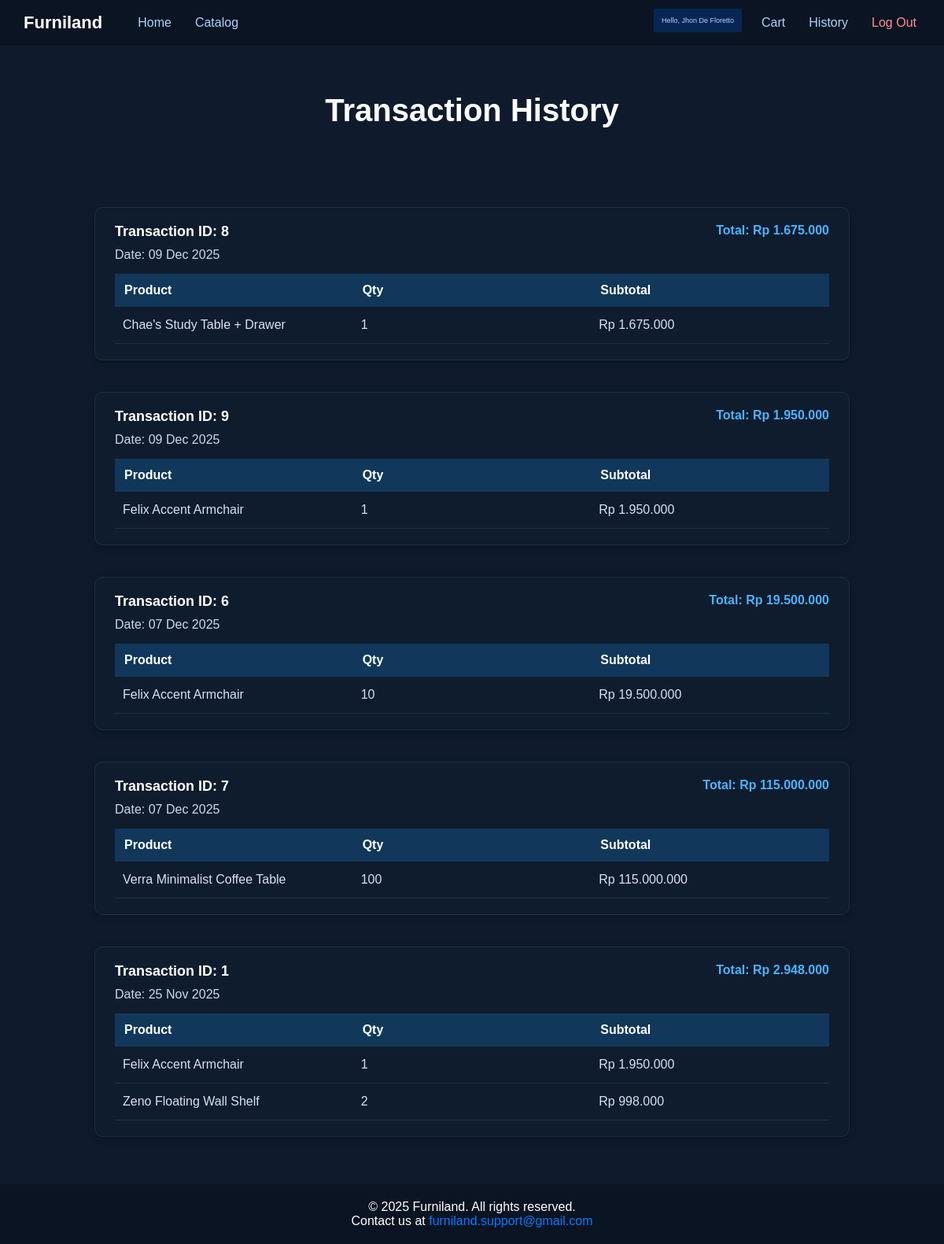
The app's page /History.php (signed in) with its own data.
### tables this page shows
CREATE TABLE `transaction_details` (
  `detailID` int(10) NOT NULL,
  `transactionID` int(10) DEFAULT NULL,
  `productID` int(10) DEFAULT NULL,
  `quantity` int(5) DEFAULT NULL,
  `subtotal` int(10) DEFAULT NULL
);

CREATE TABLE `products` (
  `productID` int(10) NOT NULL,
  `productName` varchar(30) NOT NULL,
  `description` varchar(255) DEFAULT NULL,
  `price` float DEFAULT NULL,
  `image` varchar(100) DEFAULT NULL,
  `vendorID` int(10) DEFAULT NULL
);

### History.php (the view, shortened to what this page needs)
<?php
include("connect.php");
$username = $_SESSION['username'];
$transactions = [];
$user_query = "SELECT userID FROM users WHERE username = '$username'";
$user_result = mysqli_query($conn, $user_query);
$userID = 0;
if ($user_result && $user_row = mysqli_fetch_assoc($user_result)) {
    $userID = $user_row['userID'];
}
$history_query = "SELECT t.transactionID, t.transactionDate, t.totalPrice, td.quantity, td.subtotal, p.productName
                  FROM transactions t
                  JOIN transaction_details td ON t.transactionID = td.transactionID
                  JOIN products p ON td.productID = p.productID
                  WHERE t.userID = '$userID'
                  ORDER BY t.transactionDate DESC";
$history_result = mysqli_query($conn, $history_query);
if ($history_result && mysqli_num_rows($history_result) > 0) {
    while ($row = mysqli_fetch_assoc($history_result)) {
        $id = $row['transactionID'];
        if (!isset($transactions[$id])) {
            $transactions[$id] = [
                'id' => $id,
                'date' => date('d M Y', strtotime($row['transactionDate'])),
                'total' => $row['totalPrice'],
                'items' => []
            ];
        }
        $transactions[$id]['items'][] = [
            'name' => $row['productName'],
            'quantity' => $row['quantity'],
            'subtotal' => $row['subtotal']
        ];
    }
}
?>
<!DOCTYPE html>
<html lang="en">
  <head>
    <link rel="stylesheet" href="style.css" />
  </head>
  <body>
    <nav class="navbar">
      <div class="nav-kolom-left">
        <div class="nav-left">Furniland</div>
        <ul class="nav-menu">
          <li><a href="Home.php" class="biru">Home</a></li>
          <li><a href="ProductCatalog.php" class="biru">Catalog</a></li>
        </ul>
      </div>
      <div class="nav-right">
        <p>
            <a href="Profile.php" class="Hello-User">
                Hello, <?php echo htmlspecialchars($username); ?>
            </a>
        </p>
        <a href="Cart.php" class="biru">Cart</a>
        <a href="History.php" class="biru">History</a> <a href="logout.php" class="merah">Log Out</a> </div>
    </nav>
    <header class="header">
      <h1>Transaction History</h1>
    </header>
    <main class="history-container">
        <?php
        if (empty($transactions)) { ?>
            <i id="If Your Cart is Empty" style="text-align: center; display: block; margin-top: 20px;">you haven't made any transaction yet</i>
        <?php } else {
            foreach ($transactions as $transaction) {
            ?>
                <section class="transaction-card">
                  <div class="transaction-header">
                    <p class="transaction-id">Transaction ID: <?php echo htmlspecialchars($transaction['id']); ?></p>
                    <p class="transaction-total">Total: Rp <?php echo number_format($transaction['total'], 0, ',', '.'); ?></p>
                  </div>
                  <p class="transaction-date">Date: <?php echo htmlspecialchars($transaction['date']); ?></p>
                  <table class="transaction-table">
                    <thead>
                      <tr>
                        <th>Product</th>
                        <th>Qty</th>
                        <th>Subtotal</th>
                      </tr>
                    </thead>
                    <tbody>
                        <?php
                        foreach ($transaction['items'] as $item) {
                        ?>
                            <tr>
                              <td><?php echo htmlspecialchars($item['name']); ?></td>
                              <td><?php echo htmlspecialchars($item['quantity']); ?></td>
                              <td>Rp <?php echo number_format($item['subtotal'], 0, ',', '.'); ?></td>
                            </tr>
                        <?php } ?>
                    </tbody>
                  </table>
                </section>
            <?php
            }
        }
        ?>
    </main>
    <footer class="footer">
      <p>© 2025 Furniland. All rights reserved.</p>
      <p>
        Contact us at
        <a href="mailto:furniland.support@gmail.com"
          >furniland.support@gmail.com</a
        >
      </p>
    </footer>
  </body>
</html>

### Style.css (style rules this page uses)
* { padding: 0px; margin: 0px; }
body { margin: 0; background-color: #0f1b2c; font-family: Arial, sans-serif; color: #fff; padding: 0; min-height: 100vh; display: flex; flex-direction: column; gap: 20px; }
main { flex: 1; }
.navbar { display: flex; justify-content: space-between; align-items: center; background-color: #0b1422; padding: 15px 30px; }
.nav-left { font-size: 22px; font-weight: bold; color: white; }
.nav-right { display: flex; flex-direction: row; gap: 20px; }
.nav-kolom-left { display: flex; flex-direction: row; gap: 10px; justify-content: space-between; align-items: center; gap: 40px; }
.nav-menu { list-style: none; display: flex; gap: 20px; }
.nav-menu a { color: #aad4ff; text-decoration: none; }
.biru { color: #aad4ff; text-decoration: none; padding: 5px; }
.merah { color: #ff8e8e; text-decoration: none; padding: 5px; }
.Hello-User { background: #072654; color: #aad4ff; padding: 10px; border-radius: 2px; font-size: 9px; text-decoration: none; align-items: center; justify-content: center; }
.header { text-align: center; padding: 40px; display: flex; flex-direction: column; gap: 50px; }
.header h1 { font-size: 40px; }
.history-container { width: 80%; margin: 40px auto; display: flex; flex-direction: column; gap: 40px; }
.transaction-card { background-color: #0f1c2e; border-radius: 10px; padding: 20px 25px; border: 1px solid #1c2f48; box-shadow: 0 2px 8px rgba(0, 0, 0, 0.3); }
.transaction-header { display: flex; justify-content: space-between; margin-bottom: 10px; }
.transaction-id { color: white; font-weight: 600; font-size: 18px; }
.transaction-total { color: #4ab3ff; font-weight: bold; font-size: 16px; }
.transaction-date { color: #cfd9e6; margin-bottom: 15px; }
.transaction-table { width: 100%; border-collapse: collapse; table-layout: fixed; }
.transaction-table thead { background-color: #11385a; }
.transaction-table th { padding: 12px; text-align: left; color: white; font-weight: 600; }
.transaction-table td { padding: 14px 10px; color: #d9e2ef; border-bottom: 1px solid #1c2f48; }
footer { background-color: #0b1422; color: white; text-align: center; padding: 20px; margin-top: auto; }
footer a { text-decoration: none; color: #007bff; }

### records on screen
transaction_details: productID.productName "Chae's Study Table + Drawer", quantity "1", subtotal "1.675.000"
transaction_details: productID.productName "Felix Accent Armchair", quantity "10", subtotal "19.500.000"
transaction_details: productID.productName "Verra Minimalist Coffee Table", quantity "100", subtotal "115.000.000"
transaction_details: productID.productName "Zeno Floating Wall Shelf", quantity "2", subtotal "998.000"

### other values on screen
$username "Jhon De Floretto"
$transaction['id'] "8"
$transaction['total'] "1.675.000"
$transaction['date'] "09 Dec 2025"
$transaction['id'] "9"
$transaction['total'] "1.950.000"
$item['name'] "Felix Accent Armchair"
$item['quantity'] "1"
$item['subtotal'] "1.950.000"
$transaction['id'] "6"
$transaction['total'] "19.500.000"
$transaction['date'] "07 Dec 2025"
$transaction['id'] "7"
$transaction['total'] "115.000.000"
$transaction['id'] "1"
